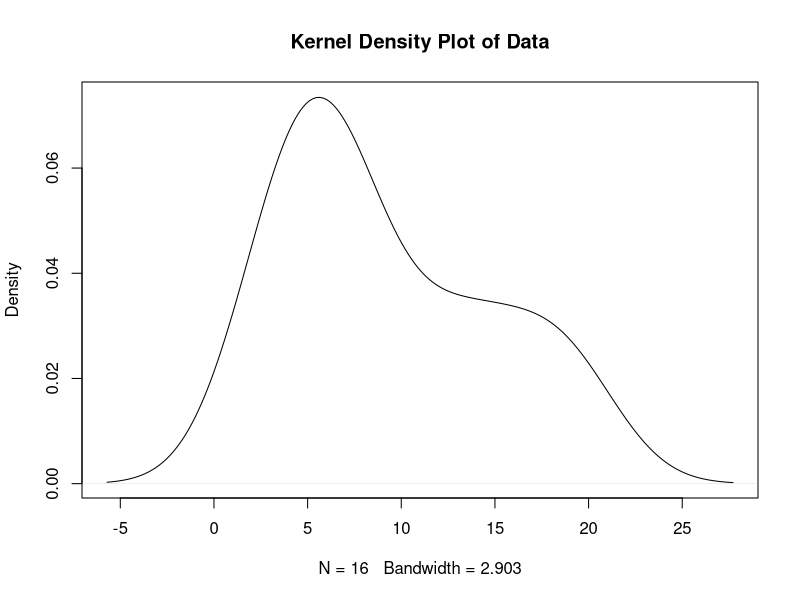
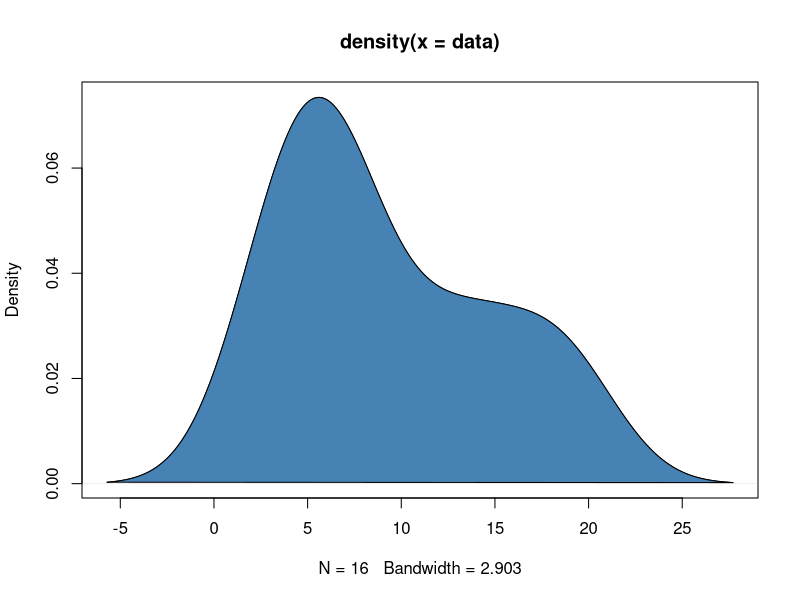
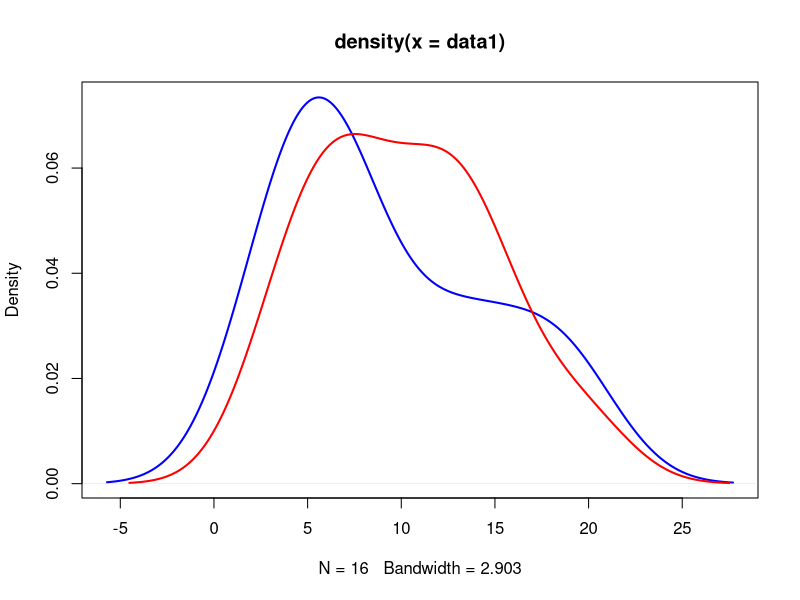

Write R code to recreate these figures, in order.
# create one kernel density plot
# create data
data <- c(3, 3, 4, 4, 5, 6, 7, 7, 7, 8, 12, 13, 14, 17, 19, 19)

# define kernel density
kd <- density(data)

# create kernel density plot
plot(kd, main="Kernel Density Plot of Data")

# create a filled-in kernel Density Plot
# create data
data <- c(3, 3, 4, 4, 5, 6, 7, 7, 7, 8, 12, 13, 14, 17, 19, 19)

# define kernel density
kd <- density(data)

# create kernel density plot
plot(kd)

# add color
polygon(kd, col = "steelblue", border = "black")

# create multiple kernel density plots
# create datasets
data1 <- c(3, 3, 4, 4, 5, 6, 7, 7, 7, 8, 12, 13, 14, 17, 19, 19)
data2 <- c(12, 3, 14, 14, 4, 5, 6, 10, 14, 7, 7, 8, 10, 12, 17, 20)

# plot first kernel density plot
kd1 <- density(data1)
plot(kd1, col="blue", lwd=2)

# plot second kernel density plot
kd2 <- density(data2)
lines(kd2, col="red", lwd=2)
